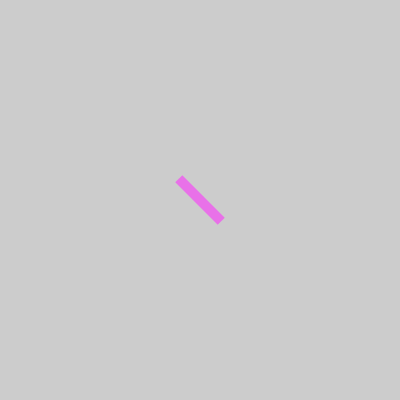
Frame 1 (no input)
Frame 60 (no input): identical to frame 1, image omitted
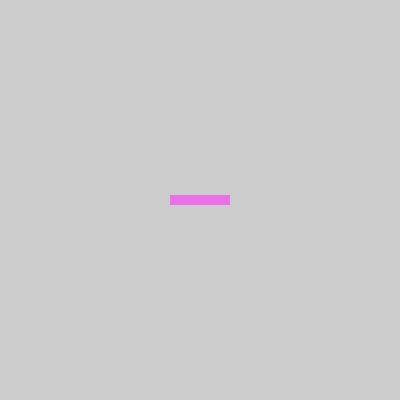
Frame 120 (the mouse pressed at the canvas centre since frame 60)

The p5.js sketch that drew these frames (run headless with seeded random() and noise() and a simulated clock; from frame 60 on, the mouse is pressed at the canvas centre):

// p5.js sketch
// ── sketch.js
// drawing a grid pattern with loops
function setup() {
  createCanvas(400, 400);
  background(255);
  noStroke();
  // angleMode(DEGREES); // Change the mode to DEGREES

  // draw_full(draw_rect, a_size);
  // draw_full(draw_circle, a_size);
  draw_full(draw_triangle, a_size);

  // y_pos = height / 2;
  // x_pos = width / 2;
  // // draw_triangle(a_size)
  // draw_line(draw_triangle, a_size);
}

let x_pos = 0;
let y_pos = 0;
let a_size = 50;
let a_size2 = a_size * 2;
let cell_count = 0;

function draw_line(draw_func, a_size) {
  for (x_pos = 0; x_pos <= width; x_pos += a_size) {
    draw_func(a_size);
  }
}

function draw_full(draw_func, a_size) {
  // y_pos = height/2-a_size;
  for (y_pos = 0; y_pos <= height; y_pos += a_size) {
    for (x_pos = 0; x_pos <= width; x_pos += a_size) {
      draw_func(a_size);
    }
  }
}

function draw_rect() {
  fill(random_color(255));
  rect(x_pos, y_pos, a_size, a_size);
}

function draw_circle(a_size) {
  fill(random_color(255));
  circle(x_pos, y_pos, a_size);
}

function draw_triangle(a_size) {
  fill(random_color(200));
  push();
  cell_count = (cell_count + 45) % 360
  // cell_count = 0
  const half = a_size / 2;
  // translate(x_pos+half, y_pos+half)
  translate(x_pos, y_pos)
  // translate(width/2, y_pos)
  rotate( (TWO_PI / 360) * cell_count)
  // triangle(x1, y1, x2, y2, x3, y3)
  const x1 = -half, y1 = half;
  const x2 = 0, y2 = -half;
  const x3 = half, y3 = half;
  triangle(x1, y1, x2, y2, x3, y3)
  pop();
}

function random_color(a_alpha) {
  return color(random(255), random(255), random(255), a_alpha);
}

// https://p5js.org/reference/#/p5/atan2
function draw() {
  background(204);
  translate(width / 2, height / 2);
  let a = atan2(mouseY - height / 2, mouseX - width / 2);
  rotate(a);
  rect(-30, -5, 60, 10);
}

// https://editor.p5js.org/phil-in-a-can/sketches/rtN_vgRGJ
